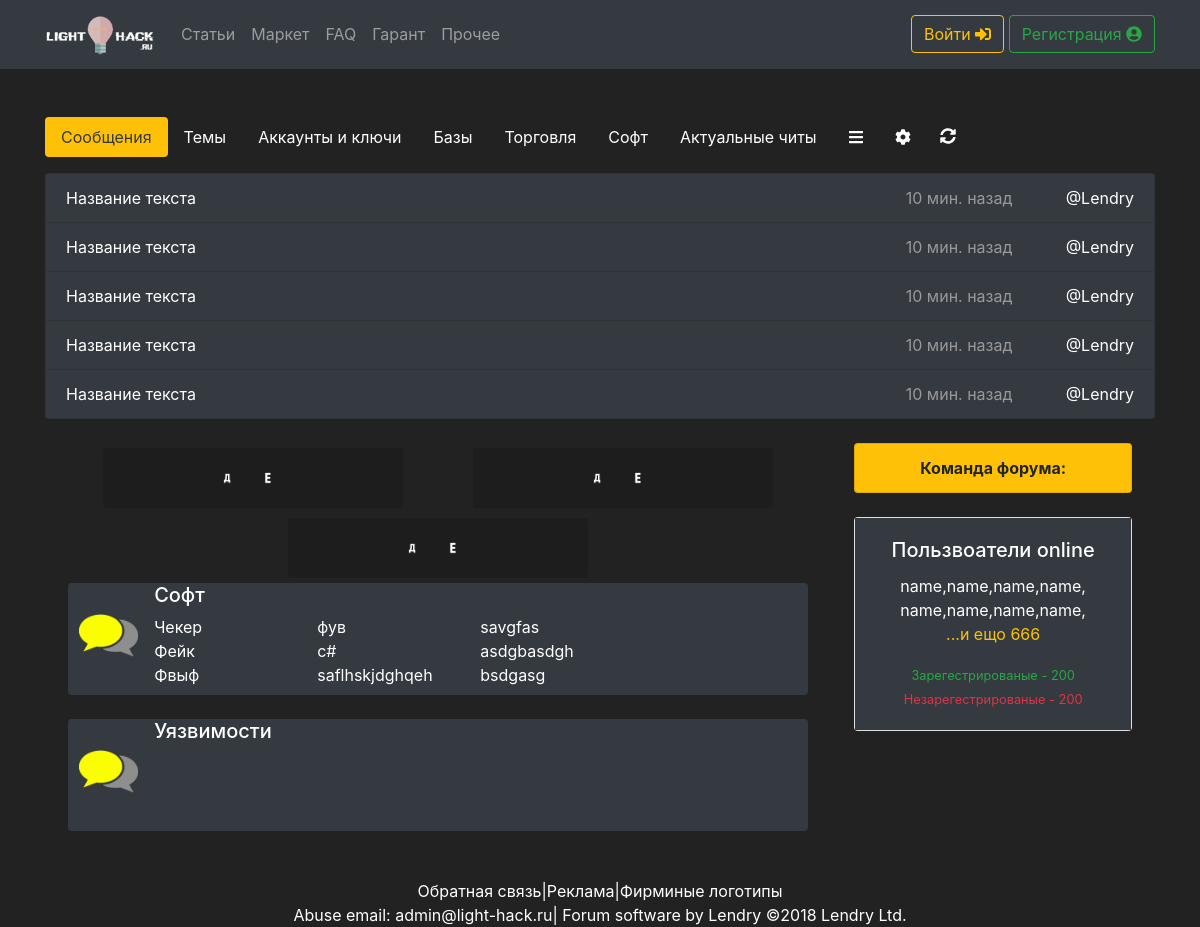
Before: / with the older database file.
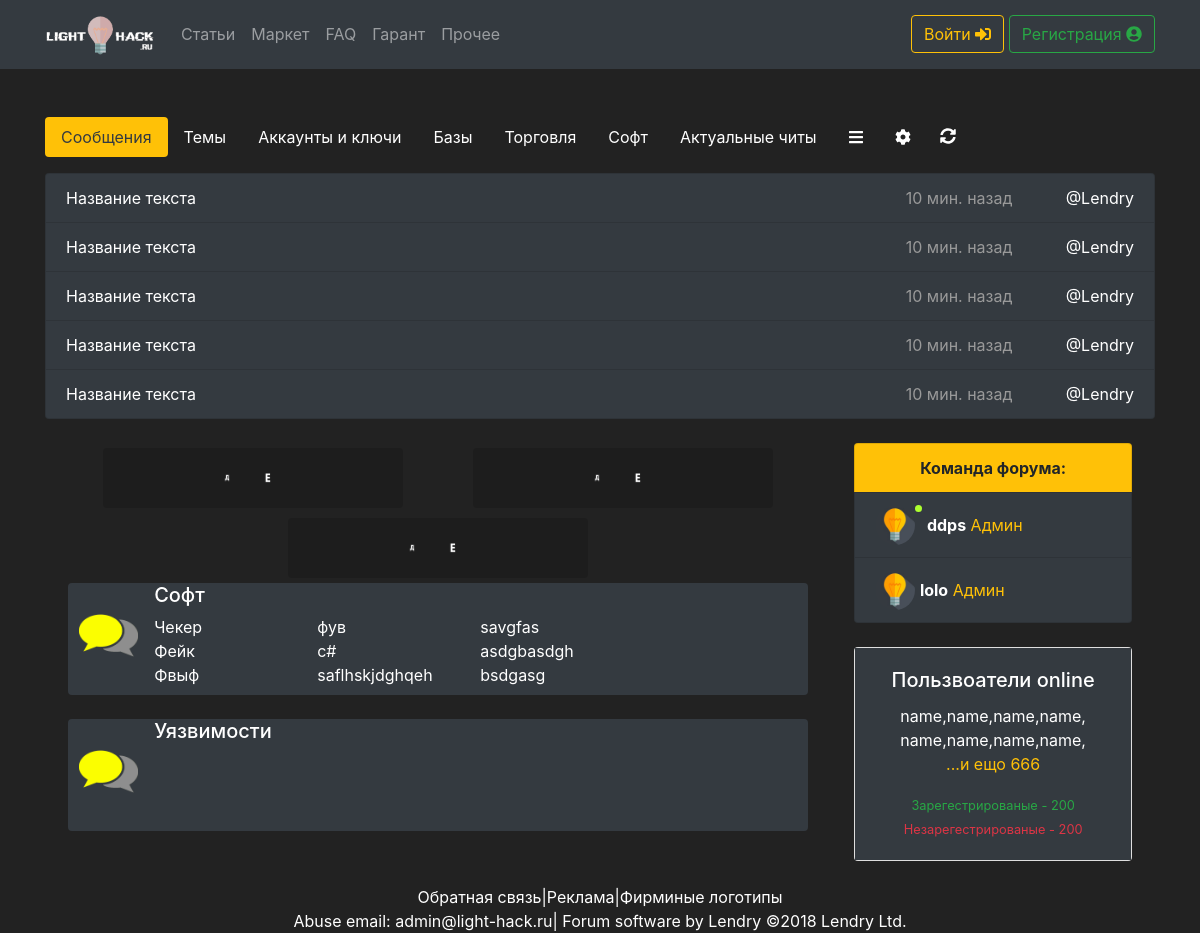
After: the same page with the newer database file.
### tables this page shows
CREATE TABLE `Theme` (
  `id` int(11) NOT NULL,
  `name` varchar(32) NOT NULL
);

CREATE TABLE `category` (
  `id` int(11) NOT NULL,
  `name` varchar(32) NOT NULL,
  `id_theme` int(11) NOT NULL
);

CREATE TABLE `users` (
  `id` int(11) NOT NULL,
  `login` varchar(32) NOT NULL,
  `email` varchar(32) NOT NULL,
  `password` varchar(32) NOT NULL,
  `ip` varchar(32) NOT NULL,
  `hash_sesion` varchar(32) NOT NULL,
  `access_level` int(32) NOT NULL,
  `coin_money` int(10) NOT NULL,
  `date` int(15) NOT NULL,
  `active` tinyint(1) NOT NULL,
  `online` tinyint(1) NOT NULL,
  `last_online` int(11) NOT NULL,
  `ban` tinyint(1) NOT NULL,
  `ava` text NOT NULL,
  `verificate` int(2) NOT NULL,
  `comand` tinyint(1) NOT NULL
);

### function/fun.php (the view, shortened to what this page needs)
<?php
function views_all_theme($db){
    $query = mysqli_query($db, "SELECT * FROM `theme`");
    while ($res = mysqli_fetch_assoc($query)){
        echo "        <div class='media bg-dark rounded'>
                      <img class='mr-3 img-categories' src='img/chat.png' width='70' style='padding-top: 25px;padding-left: 11px;'>
                      <div class='media-body'>
                        <h5 class='mt-0'><a href='category.php?theme=$res[id]'>$res[name]</a></h5>
                        <div class='categories'>
                        <div class='cat1' style='min-width:  150px;'>";
                            get_category($db,$res[id],"1,3");
                        echo    "</div>
                        <div class='cat2' style='min-width:  150px;'>";
                        get_category($db,$res[id],"4,3");
                        echo  "</div>
                            <div class='cat3' style='min-width:  150px;'>";
                        get_category($db,$res[id],"7,3");
                        echo    "</div>
                        </div>
                      </div>
                    </div><br>";
    }
}
function get_category($db,$th,$lim){
    $query = mysqli_query($db, "SELECT * FROM `category` WHERE `id_theme` = '$th' LIMIT $lim");
     while ($res = mysqli_fetch_assoc($query)){
         echo "<a href='category.php?theme=$res[id_theme]&category=$res[id]'>$res[name]</a><br>";
     }
}
function get_admin($db){
    $query = mysqli_query($db, "SELECT * FROM `users` WHERE `comand` = '1' LIMIT 5");
    return $query;
}
?>

### index.php (shortened to what this page needs)
<?php
    include "db/conn.php";
?>
<!doctype html>
<html lang="ru">
<?php include "sp_bl/head.php";?>
  <body>
<?php include "sp_bl/header.php";?>
  <br>
   <div class="container">
           <?php include "sp_bl/tab_panel.php";?>
            <div class="row no-gutters justify-content-around">
              <div class="col-12 col-sm-12 col-md-8">
                    <div class="reklama">
                        <img src="img/svob.gif" class="rounded mx-auto d-block" alt="...">
                        <img src="img/svob.gif" class="rounded mx-auto d-block" alt="...">
                        <img src="img/svob.gif" class="rounded mx-auto d-block" alt="...">
                    </div>
                    <?php views_all_theme($db) ?>
                </div>
                <?php include "sp_bl/rg_block.php";?>
            </div><br>
                   <?php include "sp_bl/bl_foot.php"?>
       </div>
  </body>
</html>

### sp_bl/head.php (shortened to what this page needs)
<head>
  <link rel="stylesheet" href="https://maxcdn.bootstrapcdn.com/bootstrap/4.0.0/css/bootstrap.min.css">
  <link rel="stylesheet" href="css/style.css">
  <link rel="stylesheet" href="css/noty.css">
  <link rel="stylesheet" href="css/animate.css">
  <link rel="stylesheet" href="css/metroui.css">
</head>

### sp_bl/header.php (shortened to what this page needs)
  <nav class="navbar navbar-expand-lg navbar-dark bg-dark">
  <div class="container">
        <a class="navbar-brand" href="index.php"><img src="img/logo.gif" class="img-navbar-logo" alt=""></a>
        <div class="collapse navbar-collapse" id="navbarTogglerDemo01">
          <ul class="navbar-nav mr-auto mt-2 mt-lg-0">
            <li class="nav-item">
              <a class="nav-link" href="#">Статьи</a>
            </li>
            <li class="nav-item">
              <a class="nav-link" href="#">Маркет</a>
            </li>
            <li class="nav-item">
              <a class="nav-link" href="#">FAQ</a>
            </li>
            <li class="nav-item">
              <a class="nav-link" href="#">Гарант</a>
            </li>
            <li class="nav-item">
              <a class="nav-link" href="#">Прочее</a>
            </li>
          </ul><?php if($_COOKIE[hash] == "" && $_COOKIE[id] == ""){ echo '
           <form class="form-inline">
              <button class="btn btn-outline-warning" data-toggle="modal" data-target="#exampleModal" type="button">Войти <i class="fas fa-sign-in-alt"></i></button>&nbsp;
              <button class="btn btn-outline-success" data-toggle="modal" data-target="#Modal1" type="button">Регистрация <i class="fa fa-user-circle" aria-hidden="true"></i></button>
            </form>';}?>
        </div>
  </div>
</nav><br>

### sp_bl/tab_panel.php (shortened to what this page needs)
<ul class="nav nav-pills mb-3" id="pills-tab" role="tablist">
              <li class="nav-item">
                <a class="nav-link active" id="pills-tab1-tab" data-toggle="pill" href="#pills-tab1" role="tab" aria-controls="pills-tab1" aria-selected="true">Сообщения</a>
              </li>
              <li class="nav-item">
                <a class="nav-link" id="pills-tab2-tab" data-toggle="pill" href="#pills-tab2" role="tab" aria-controls="pills-tab2" aria-selected="false">Темы</a>
              </li>
              <li class="nav-item">
                <a class="nav-link" id="pills-tab3-tab" data-toggle="pill" href="#pills-tab3" role="tab" aria-controls="pills-tab3" aria-selected="false">Аккаунты и ключи</a>
              </li>
              <li class="nav-item">
                <a class="nav-link" id="pills-tab4-tab" data-toggle="pill" href="#pills-tab4" role="tab" aria-controls="pills-tab4" aria-selected="false">Базы</a>
              </li>
              <li class="nav-item">
                <a class="nav-link" id="pills-tab5-tab" data-toggle="pill" href="#pills-tab5" role="tab" aria-controls="pills-tab5" aria-selected="false">Торговля</a>
              </li>
              <li class="nav-item">
                <a class="nav-link" id="pills-tab6-tab" data-toggle="pill" href="#pills-tab6" role="tab" aria-controls="pills-tab6" aria-selected="false">Софт</a>
              </li>
              <li class="nav-item">
                <a class="nav-link" id="pills-tab7-tab" data-toggle="pill" href="#pills-tab7" role="tab" aria-controls="pills-tab7" aria-selected="false">Актуальные читы</a>
              </li>
              <li class="nav-item dropdown">
                    <a class="nav-link dropdown-toggle" data-toggle="dropdown" href="#" role="button" aria-haspopup="true" aria-expanded="false"><i class="fa fa-bars" aria-hidden="true"></i></a>
                  </li>
              <li class="nav-item dropdown">
                    <a class="nav-link dropdown-toggle" data-toggle="dropdown" href="#" role="button" aria-haspopup="true" aria-expanded="false"><i class="fa fa-cog" aria-hidden="true"></i></a>
                  </li>
                <a class="btn" href="#"><i class="fas fa-sync-alt"></i></a>
            </ul>
            <div class="tab-content" id="pills-tabContent">
              <div class="tab-pane fade show active" id="pills-tab1" role="tabpanel" aria-labelledby="pills-tab1-tab">
                <ul class="list-group">
                  <li class="list-group-item list-group-item-dark"><a href="#">Название текста</a><a href="#" class="post-name">@Lendry</a><span>10 мин. назад</span></li>
                  <li class="list-group-item list-group-item-dark"><a href="#">Название текста</a><a href="#" class="post-name">@Lendry</a><span>10 мин. назад</span></li>
                  <li class="list-group-item list-group-item-dark"><a href="#">Название текста</a><a href="#" class="post-name">@Lendry</a><span>10 мин. назад</span></li>
                  <li class="list-group-item list-group-item-dark"><a href="#">Название текста</a><a href="#" class="post-name">@Lendry</a><span>10 мин. назад</span></li>
                  <li class="list-group-item list-group-item-dark"><a href="#">Название текста</a><a href="#" class="post-name">@Lendry</a><span>10 мин. назад</span></li>
                </ul>
                </div>
            </div><br>

### sp_bl/rg_block.php
<div class="col-12 col-md-3">
  <ul class="list-group">
   <li class="list-group-item d-flex justify-content-center bg-dark align-items-center" style="background-color: #FFC107 !important">
      <span class="font-weight-bold">Команда форума:</span>
    </li>
  <?php $q = get_admin($db);
      while($res = mysqli_fetch_assoc($q)){
          if($res[last_online] * 60 * 5 > time()){
              $b_o = "<div class='online'></div>";
          }else{
              $b_o = "";
          }
          echo "<li class='list-group-item d-flex justify-content-left bg-dark align-items-center col-'>
          <div class='d-flex''>
      <img src='img/avatar.png' width='40' height='40' class='img-circle pull-left' alt=''>
      $b_o
      </div>&nbsp;
      <div class='user-information'><span class='text-white font-weight-bold'><a href='user.php?id=$res[id]'>$res[login]</a></span>
          <span class='text-warning'>Админ</span></div>
    </li>";
      }
      ?>
  </ul><br>
  <div class="card text-center">
    <div class="card-body bg-dark">
      <h5 class="card-title text-white">Пользвоатели online</h5>
      <p class="card-text text-white">
        <a href="#">name</a>,<a href="#">name</a>,<a href="#">name</a>,<a href="#">name</a>,<br>
        <a href="#">name</a>,<a href="#">name</a>,<a href="#">name</a>,<a href="#">name</a>,<br>
        <a href="#" class="text-warning">...и ещо 666</a>
        </p>
      <small class="text-success">Зарегестрированые - 200</small><br>
      <small class="text-danger">Незарегестрированые - 200</small>
    </div>
  </div>
  </div>

### sp_bl/bl_foot.php
<div class="footer text-white text-center ">
                <a href="#" class="white-text">Обратная связь</a>|<a href="#" class="white-text">Реклама</a>|<a href="#" class="white-text">Фирминые логотипы</a><br>
        Abuse email: admin@light-hack.ru| <a href="#" class="white-text">Forum software by Lendry ©2018 Lendry Ltd.</a>
                </div>

### css/style.css (style rules this page uses)
body { background-color: #222; }
a { color: #fff; text-decoration: none; }
.nav-pills .nav-link.active, .nav-pills .show>.nav-link { color: #343A40; background-color: #ffc107; }
ul > li > .dropdown-toggle::after { display: none; }
.tab-pane > ul > li > .post-name { float: right; margin-left: 5%; }
.tab-pane > ul > li > span { color: #999; float: right; }
.list-group-item-dark { background-color: #343a40; }
.reklama { display: -webkit-flex; display: -moz-flex; display: -ms-flex; display: -o-flex; display: flex; justify-content: center; flex-wrap: wrap; }
.reklama > img { margin-bottom: 5px; margin-top: 5px; }
.categories { display: -webkit-flex; display: -moz-flex; display: -ms-flex; display: -o-flex; display: flex; justify-content: flex-start; min-height: 80px; }
.img-navbar-logo { width: 7rem; }
.categories > .cat1,.cat2,.cat3 { margin-right: 2%; }
.img-circle { border-radius: 50%; }
.dropdown-toggle::after { content: none; }
li { list-style-type: none; }
.online { width: 7px; height: 7px; border-radius: 50%; background-color: greenyellow; }

Changed rows visible on the page:
now on this page (row edited): users: last_online 1519180883 (drawn), login "ddps"
now on this page (row edited): users: login "lolo"
